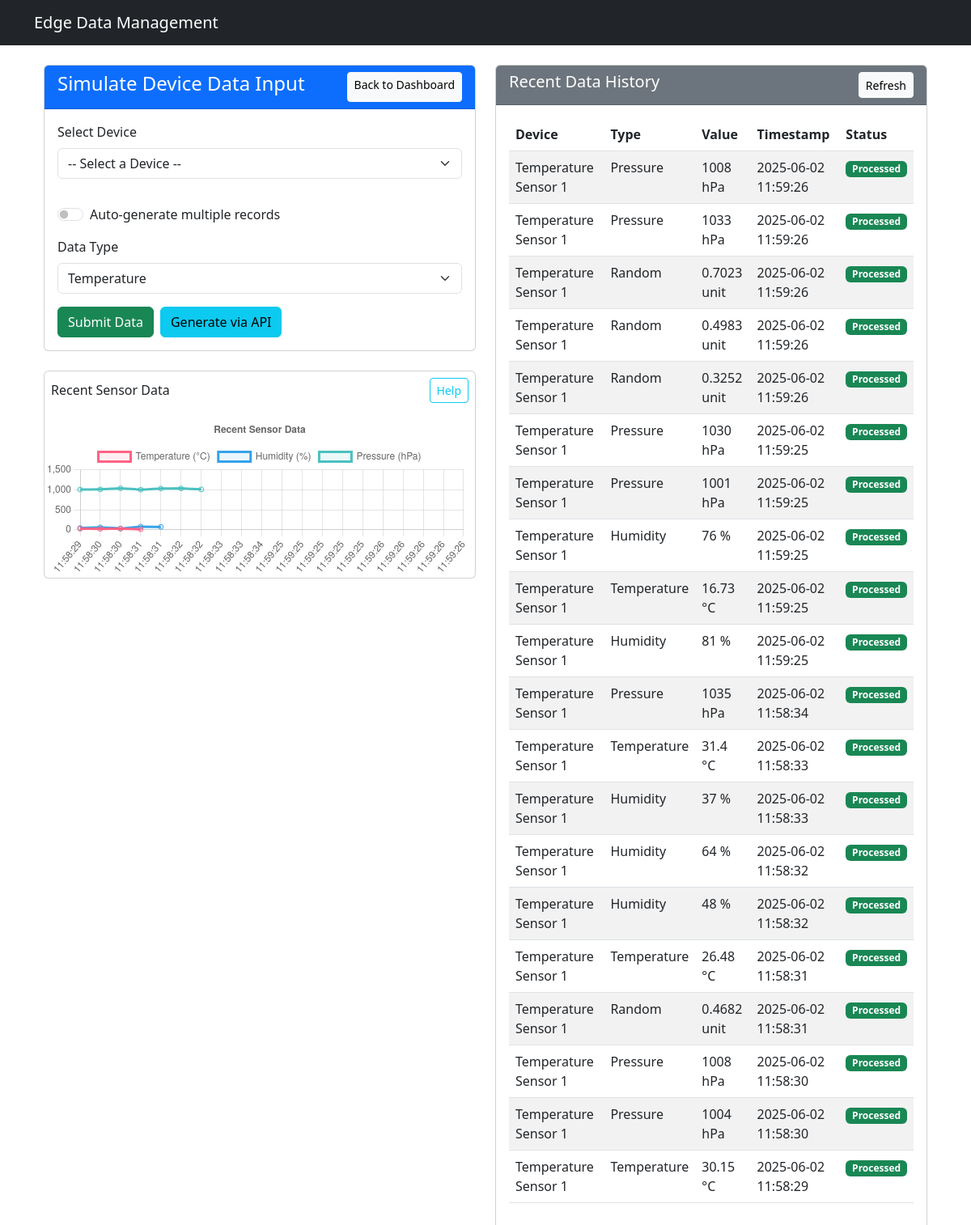
Page /simulate/ on the earlier database version.
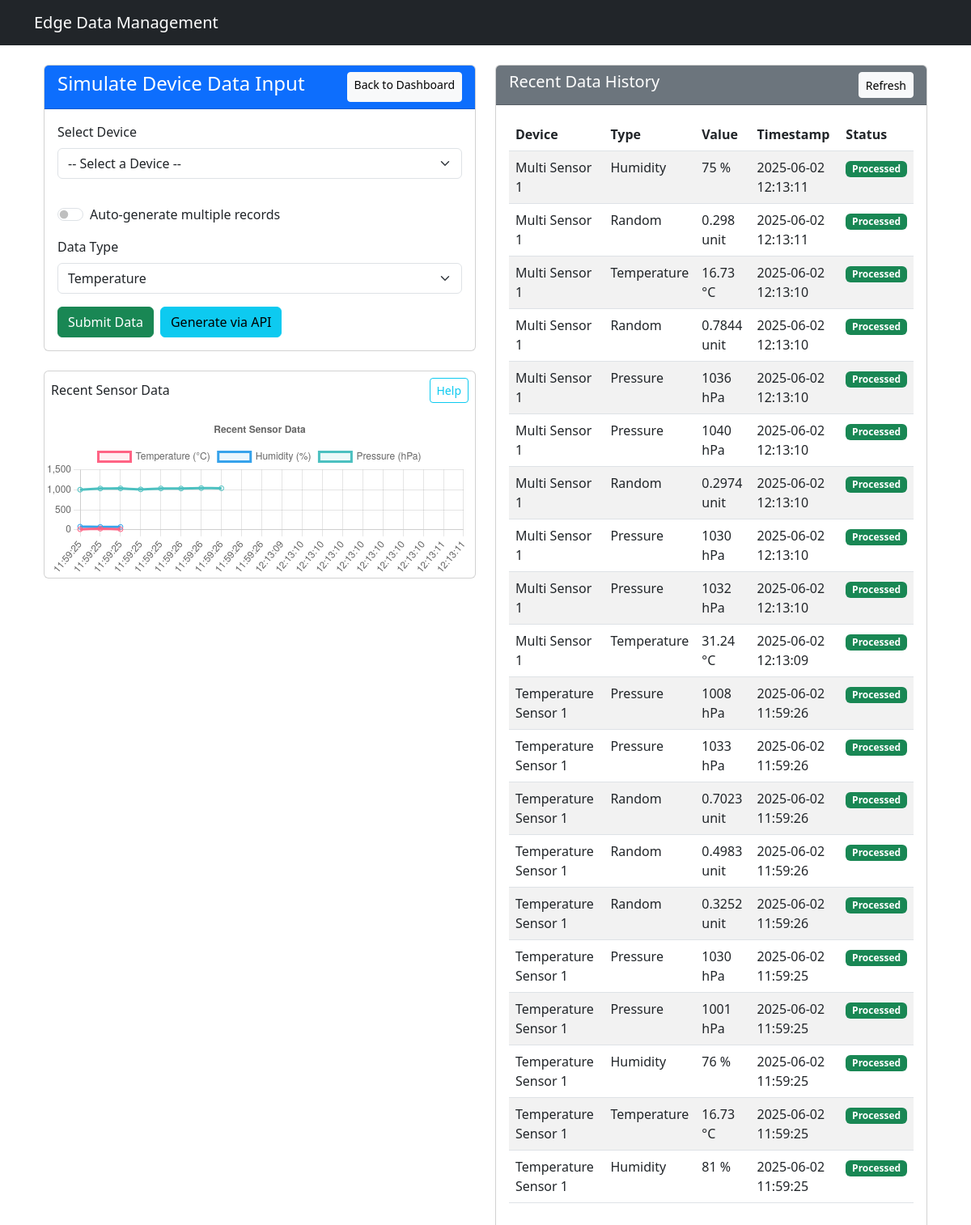
Same page on the later database version.
### data_management/models.py (models this page shows)
class RawData(models.Model):
    device = models.ForeignKey(Device, on_delete=models.CASCADE)
    timestamp = models.DateTimeField(auto_now_add=True)
    data = models.JSONField()  # Store sensor readings
    is_processed = models.BooleanField(default=False)

class Device(models.Model):
    name = models.CharField(max_length=100)
    device_type = models.CharField(max_length=50)
    location = models.CharField(max_length=100)
    last_active = models.DateTimeField(auto_now=True)

### data_management/views.py (the view, shortened to what this page needs)
# urls.py: path('simulate/', SimulateDeviceView.as_view(), name='simulate_device'),
class SimulateDeviceView(View):
    def get(self, request):
        devices = Device.objects.all()
        recent_data = RawData.objects.select_related('device').order_by('-timestamp')[:20]  # Last 20 records
        return render(request, 'data_management/device_input.html', {
            'devices': devices,
            'recent_data': recent_data,
            'auto_generate': request.GET.get('auto') == 'true'
        })

### data_management/templates/data_management/device_input.html (shortened to what the changed rows need)
{% extends "../base.html" %}
{% block content %}
<div class="container-fluid">
    <div class="row">
        <div class="col-lg-6 col-md-12 mb-4">
        <div class="mb-4  mt-4 card">
            <div class="d-flex justify-content-between align-items-center mb-2 p-2">
                <h6 class="mb-0">Recent Sensor Data</h6>
                <button type="button" class="btn btn-sm btn-outline-info" data-bs-toggle="popover"
                        title="Graph Explanation" data-bs-content="This graph shows the latest sensor readings over time. Each line represents a different sensor type (temperature, humidity, pressure). The x-axis shows timestamps and the y-axis shows the measured values. Hover over points to see exact values.">
                </button>
            </div>
            <canvas id="dataChart" height="200"></canvas>
        </div>
        </div>
        <div class="col-lg-6 col-md-12 mb-4">
            <div class="card h-100">
                <div class="card-body">
                    {% if recent_data %}
                    <div class="table-responsive">
                        <table class="table table-striped table-hover">
                            <thead>
                                <tr>
                                    <th>Device</th>
                                    <th>Type</th>
                                    <th>Value</th>
                                    <th>Timestamp</th>
                                    <th>Status</th>
                                </tr>
                            </thead>
                            <tbody>
                                {% for data in recent_data %}
                                <tr>
                                    <td>{{ data.device.name }}</td>
                                    <td>{{ data.data.type|title }}</td>
                                    <td>{{ data.data.value }} {{ data.data.unit }}</td>
                                    <td>{{ data.timestamp|date:"Y-m-d H:i:s" }}</td>
                                    <td>
                                        {% if data.is_processed %}
                                            <span class="badge bg-success">Processed</span>
                                        {% else %}
                                            <span class="badge bg-warning">Pending</span>
                                        {% endif %}
                                    </td>
                                </tr>
                                {% endfor %}
                            </tbody>
                        </table>
                    </div>
                    {% else %}
                    <p class="text-muted">No data history available yet.</p>
                    {% endif %}
                </div>
            </div>
        </div>
    </div>
</div>
{% endblock %}

Differences in the rows shown:
no longer on this page (row unchanged): RawData: device.name "Temperature Sensor 1", data.type "Pressure", data.value "1035", data.unit "hPa", timestamp "2025-06-02 11:58:34", is_processed "Processed"
no longer on this page (row unchanged): RawData: device.name "Temperature Sensor 1", data.type "Temperature", data.value "31.4", data.unit "°C", timestamp "2025-06-02 11:58:33", is_processed "Processed"
no longer on this page (row unchanged): RawData: device.name "Temperature Sensor 1", data.type "Humidity", data.value "37", data.unit "%", timestamp "2025-06-02 11:58:33", is_processed "Processed"
no longer on this page (row unchanged): RawData: device.name "Temperature Sensor 1", data.type "Humidity", data.value "64", data.unit "%", timestamp "2025-06-02 11:58:32", is_processed "Processed"
no longer on this page (row unchanged): RawData: device.name "Temperature Sensor 1", data.type "Humidity", data.value "48", data.unit "%", timestamp "2025-06-02 11:58:32", is_processed "Processed"
no longer on this page (row unchanged): RawData: device.name "Temperature Sensor 1", data.type "Temperature", data.value "26.48", data.unit "°C", timestamp "2025-06-02 11:58:31", is_processed "Processed"
no longer on this page (row unchanged): RawData: device.name "Temperature Sensor 1", data.type "Random", data.value "0.4682", data.unit "unit", timestamp "2025-06-02 11:58:31", is_processed "Processed"
no longer on this page (row unchanged): RawData: device.name "Temperature Sensor 1", data.type "Pressure", data.value "1008", data.unit "hPa", timestamp "2025-06-02 11:58:30", is_processed "Processed"
no longer on this page (row unchanged): RawData: device.name "Temperature Sensor 1", data.type "Pressure", data.value "1004", data.unit "hPa", timestamp "2025-06-02 11:58:30", is_processed "Processed"
no longer on this page (row unchanged): RawData: device.name "Temperature Sensor 1", data.type "Temperature", data.value "30.15", data.unit "°C", timestamp "2025-06-02 11:58:29", is_processed "Processed"
added RawData: device.name "Multi Sensor 1", data.type "Humidity", data.value "75", data.unit "%", timestamp "2025-06-02 12:13:11", is_processed "Processed"
added RawData: device.name "Multi Sensor 1", data.type "Random", data.value "0.298", data.unit "unit", timestamp "2025-06-02 12:13:11", is_processed "Processed"
added RawData: device.name "Multi Sensor 1", data.type "Temperature", data.value "16.73", data.unit "°C", timestamp "2025-06-02 12:13:10", is_processed "Processed"
added RawData: device.name "Multi Sensor 1", data.type "Random", data.value "0.7844", data.unit "unit", timestamp "2025-06-02 12:13:10", is_processed "Processed"
added RawData: device.name "Multi Sensor 1", data.type "Pressure", data.value "1036", data.unit "hPa", timestamp "2025-06-02 12:13:10", is_processed "Processed"
added RawData: device.name "Multi Sensor 1", data.type "Pressure", data.value "1040", data.unit "hPa", timestamp "2025-06-02 12:13:10", is_processed "Processed"
added RawData: device.name "Multi Sensor 1", data.type "Random", data.value "0.2974", data.unit "unit", timestamp "2025-06-02 12:13:10", is_processed "Processed"
added RawData: device.name "Multi Sensor 1", data.type "Pressure", data.value "1030", data.unit "hPa", timestamp "2025-06-02 12:13:10", is_processed "Processed"
added RawData: device.name "Multi Sensor 1", data.type "Pressure", data.value "1032", data.unit "hPa", timestamp "2025-06-02 12:13:10", is_processed "Processed"
added RawData: device.name "Multi Sensor 1", data.type "Temperature", data.value "31.24", data.unit "°C", timestamp "2025-06-02 12:13:09", is_processed "Processed"
Other differences:
chart data {{ data.data.type }}: pressure, pressure, random, random, random, pressure, pressure, humidity, temperature, humidity, pressure, temperature, humidity, humidity, humidity, temperature, random, pressure, pressure, temperature → humidity, random, temperature, random, pressure, pressure, random, pressure, pressure, temperature, pressure, pressure, random, random, random, pressure, pressure, humidity, temperature, humidity
chart data {{ data.data.value }}: 1008, 1033, 0.7023, 0.4983, 0.3252, 1030, 1001, 76, 16.73, 81, 1035, 31.4, 37, 64, 48, 26.48, 0.4682, 1008, 1004, 30.15 → 75, 0.298, 16.73, 0.7844, 1036, 1040, 0.2974, 1030, 1032, 31.24, 1008, 1033, 0.7023, 0.4983, 0.3252, 1030, 1001, 76, 16.73, 81
chart data {{ data.timestamp|date:"H:i:s" }}: 11:59:26, 11:59:26, 11:59:26, 11:59:26, 11:59:26, 11:59:25, 11:59:25, 11:59:25, 11:59:25, 11:59:25, 11:58:34, 11:58:33, 11:58:33, 11:58:32, 11:58:32, 11:58:31, 11:58:31, 11:58:30, 11:58:30, 11:58:29 → 12:13:11, 12:13:11, 12:13:10, 12:13:10, 12:13:10, 12:13:10, 12:13:10, 12:13:10, 12:13:10, 12:13:09, 11:59:26, 11:59:26, 11:59:26, 11:59:26, 11:59:26, 11:59:25, 11:59:25, 11:59:25, 11:59:25, 11:59:25
chart data {{ data.data.unit }}: hPa, hPa, unit, unit, unit, hPa, hPa, %, °C, %, hPa, °C, %, %, %, °C, unit, hPa, hPa, °C → %, unit, °C, unit, hPa, hPa, unit, hPa, hPa, °C, hPa, hPa, unit, unit, unit, hPa, hPa, %, °C, %
